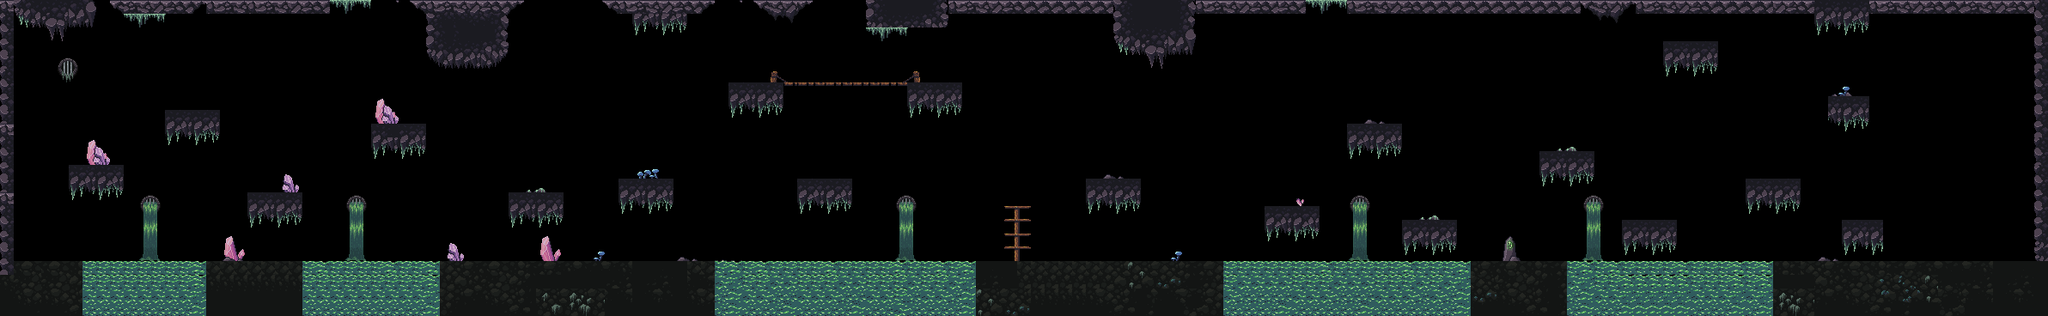

This game map was drawn from its Tiled (.tmx) file and the tilesets committed beside it. A one-line description and the trimmed map source follow:
An orthogonal 149x23 tile map with 16x16 px tiles, 1 tile layer (ground) and 77 objects (43x coin, 5x deadzone, boss).

<map version="1.10" tiledversion="1.12.1" orientation="orthogonal" renderorder="right-down" width="149" height="23" tilewidth="16" tileheight="16" infinite="0" nextlayerid="8" nextobjectid="1196">
 <editorsettings>
  <export target="../2.lua" format="lua" />
 </editorsettings>
 <tileset firstgid="1" name="tile2" tilewidth="16" tileheight="16" tilecount="520" columns="26">
  <image source="../../assets/crystal cave tiles.png" width="416" height="320" />
 </tileset>
 <layer id="1" name="ground" width="149" height="23">
  <data>[3427 cells, 1229 non-empty, 259 distinct tile ids]</data>
 </layer>
 <objectgroup color="#ff0000" id="5" name="solid">
  <object id="4" x="1.49966" y="305.501" width="94.5" height="63.3333">
   <properties>
    <property name="collidable" type="bool" value="true" />
   </properties>
  </object>
  <object id="18" x="0.50002" y="-0.833283" width="14.6666" height="321">
   <properties>
    <property name="collidable" type="bool" value="true" />
   </properties>
  </object>
  <object id="1105" x="288.447" y="224.046" width="64.2121" height="13.4545">
   <properties>
    <property name="collidable" type="bool" value="true" />
   </properties>
  </object>
  <object id="1106" x="80.894" y="192.106" width="64.2121" height="24.1211">
   <properties>
    <property name="collidable" type="bool" value="true" />
   </properties>
  </object>
  <object id="1107" x="191.894" y="128.439" width="64.2121" height="24.1211">
   <properties>
    <property name="collidable" type="bool" value="true" />
   </properties>
  </object>
  <object id="1108" x="432.394" y="142.606" width="64.2121" height="26.7878">
   <properties>
    <property name="collidable" type="bool" value="true" />
   </properties>
  </object>
  <object id="1150" x="591.561" y="224.606" width="64.2121" height="15.4545">
   <properties>
    <property name="collidable" type="bool" value="true" />
   </properties>
  </object>
  <object id="1151" x="720.227" y="208.273" width="64.2121" height="23.4545">
   <properties>
    <property name="collidable" type="bool" value="true" />
   </properties>
  </object>
  <object id="1152" x="847.894" y="95.6061" width="64.5453" height="23.4545">
   <properties>
    <property name="collidable" type="bool" value="true" />
   </properties>
  </object>
  <object id="1153" x="928.227" y="208.606" width="64.2121" height="23.4545">
   <properties>
    <property name="collidable" type="bool" value="true" />
   </properties>
  </object>
  <object id="1154" x="1263.56" y="207.606" width="64.2121" height="13.7878">
   <properties>
    <property name="collidable" type="bool" value="true" />
   </properties>
  </object>
  <object id="1155" x="1471.89" y="240.773" width="64.2121" height="23.4545">
   <properties>
    <property name="collidable" type="bool" value="true" />
   </properties>
  </object>
  <object id="1156" x="1568.39" y="144.773" width="64.2121" height="23.4545">
   <properties>
    <property name="collidable" type="bool" value="true" />
   </properties>
  </object>
  <object id="1157" x="1632.39" y="256.273" width="64.2121" height="23.4545">
   <properties>
    <property name="collidable" type="bool" value="true" />
   </properties>
  </object>
  <object id="1158" x="1792.89" y="176.773" width="64.2121" height="23.4545">
   <properties>
    <property name="collidable" type="bool" value="true" />
   </properties>
  </object>
  <object id="1159" x="1935.39" y="47.2728" width="64.2121" height="23.4545">
   <properties>
    <property name="collidable" type="bool" value="true" />
   </properties>
  </object>
  <object id="1160" x="1888.89" y="257.273" width="64.2121" height="23.4545">
   <properties>
    <property name="collidable" type="bool" value="true" />
   </properties>
  </object>
  <object id="1161" x="2030.89" y="208.273" width="64.2121" height="12.1212">
   <properties>
    <property name="collidable" type="bool" value="true" />
   </properties>
  </object>
  <object id="1162" x="2128.14" y="112.523" width="48.2121" height="11.4545">
   <properties>
    <property name="collidable" type="bool" value="true" />
   </properties>
  </object>
  <object id="1163" x="2144.23" y="256.439" width="47.2121" height="11.4545">
   <properties>
    <property name="collidable" type="bool" value="true" />
   </properties>
  </object>
  <object id="1187" x="242.083" y="304.333" width="109.833" height="63.3333">
   <properties>
    <property name="collidable" type="bool" value="true" />
   </properties>
  </object>
  <object id="1188" x="510.75" y="305" width="319.833" height="62">
   <properties>
    <property name="collidable" type="bool" value="true" />
   </properties>
  </object>
  <object id="1189" x="1136.75" y="305" width="287.167" height="63.3333">
   <properties>
    <property name="collidable" type="bool" value="true" />
   </properties>
  </object>
  <object id="1190" x="1711.42" y="305.667" width="112.5" height="62.6666">
   <properties>
    <property name="collidable" type="bool" value="true" />
   </properties>
  </object>
  <object id="1191" x="2066.08" y="305.667" width="301.833" height="62.6666">
   <properties>
    <property name="collidable" type="bool" value="true" />
   </properties>
  </object>
  <object id="1192" x="2368.75" y="0.33335" width="18.5" height="368.667">
   <properties>
    <property name="collidable" type="bool" value="true" />
   </properties>
  </object>
  <object id="1194" x="912.394" y="96.6061" width="142.795" height="5.7045">
   <properties>
    <property name="collidable" type="bool" value="true" />
   </properties>
  </object>
  <object id="1195" x="1055.73" y="96.7728" width="64.5453" height="23.4545">
   <properties>
    <property name="collidable" type="bool" value="true" />
   </properties>
  </object>
 </objectgroup>
 <objectgroup color="#6901df" id="7" name="entity">
  <object id="1111" name="boss" type="boss" x="2322.84" y="159.333">
   <point />
  </object>
  <object id="1115" name="Coin" type="coin" x="99" y="178">
   <ellipse />
  </object>
  <object id="1116" name="Coin" type="coin" x="126.333" y="177.667">
   <ellipse />
  </object>
  <object id="1117" name="Coin" type="coin" x="31" y="292">
   <ellipse />
  </object>
  <object id="1118" name="Coin" type="coin" x="52.6667" y="290">
   <ellipse />
  </object>
  <object id="1119" name="Coin" type="coin" x="310" y="205">
   <ellipse />
  </object>
  <object id="1120" name="Coin" type="coin" x="438" y="134.333">
   <ellipse />
  </object>
  <object id="1121" name="Coin" type="coin" x="458.667" y="133.333">
   <ellipse />
  </object>
  <object id="1122" name="Coin" type="coin" x="481" y="133.667">
   <ellipse />
  </object>
  <object id="1123" name="Coin" type="coin" x="197.667" y="113.333">
   <ellipse />
  </object>
  <object id="1124" name="Coin" type="coin" x="216.667" y="112.667">
   <ellipse />
  </object>
  <object id="1125" name="Coin" type="coin" x="238" y="112.667">
   <ellipse />
  </object>
  <object id="1126" name="Coin" type="coin" x="246.667" y="112.667">
   <ellipse />
  </object>
  <object id="1127" name="Coin" type="coin" x="645" y="294.667">
   <ellipse />
  </object>
  <object id="1128" name="Coin" type="coin" x="618.667" y="295.333">
   <ellipse />
  </object>
  <object id="1129" name="Coin" type="coin" x="589" y="295.667">
   <ellipse />
  </object>
  <object id="1132" name="Coin" type="coin" x="619.333" y="212.667">
   <ellipse />
  </object>
  <object id="1133" name="Coin" type="coin" x="601.333" y="213.333">
   <ellipse />
  </object>
  <object id="1135" name="Coin" type="coin" x="646.667" y="199.333">
   <ellipse />
  </object>
  <object id="1136" name="Coin" type="coin" x="558.667" y="176">
   <ellipse />
  </object>
  </objectgroup>
</map>
<!-- 29 of 77 objects omitted -->
